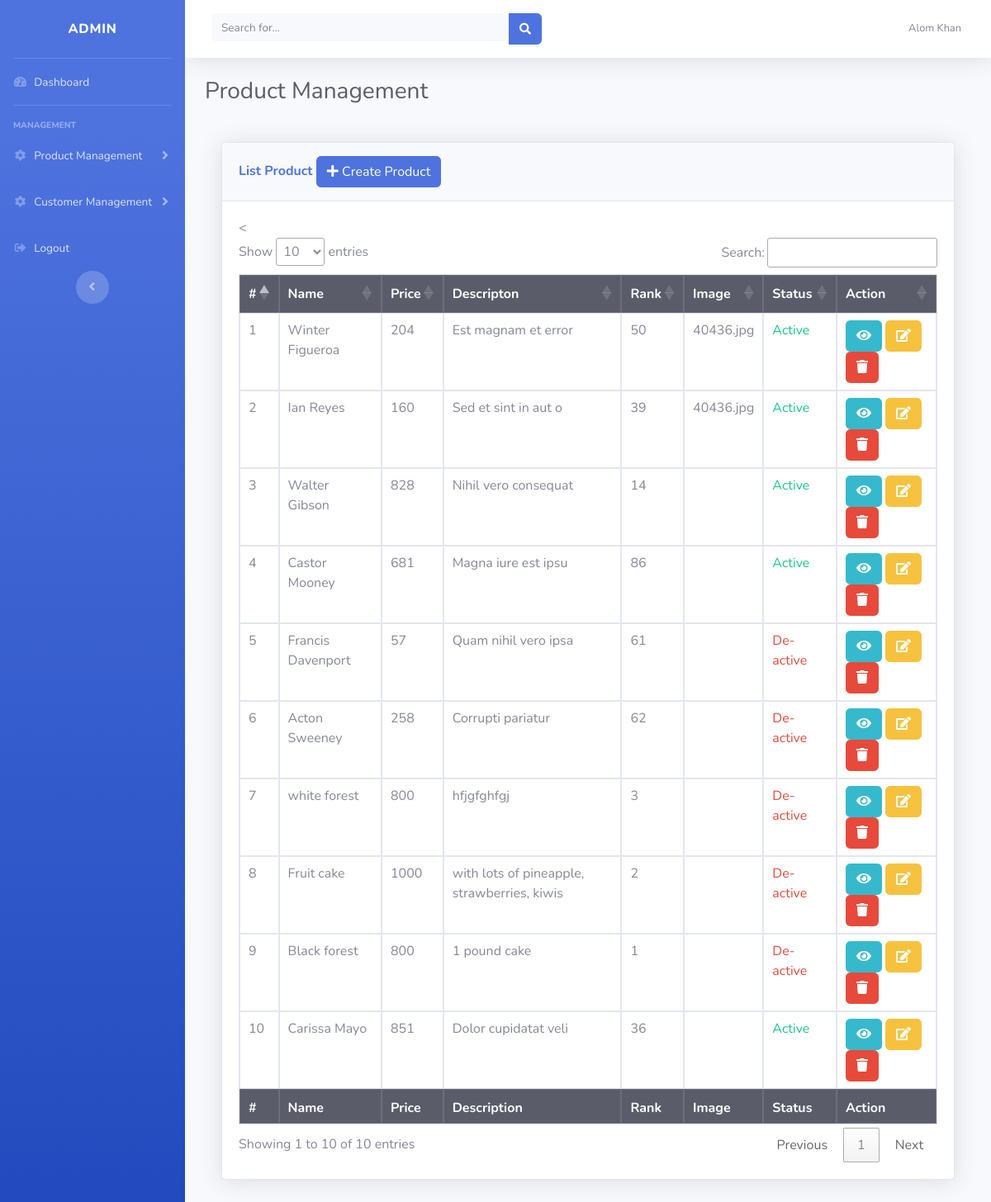
Page /admin/list_product.php (signed in) on the committed database.
### tables this page shows
CREATE TABLE `tbl_product` (
  `id` int(11) NOT NULL,
  `name` varchar(255) NOT NULL,
  `price` int(11) NOT NULL,
  `description` text,
  `status` tinyint(1) NOT NULL DEFAULT '0',
  `rank` int(11) NOT NULL,
  `created_at` datetime DEFAULT NULL,
  `updated_at` datetime DEFAULT NULL,
  `created_by` varchar(30) DEFAULT NULL,
  `image` varchar(255) DEFAULT NULL,
  `updated_by` varchar(30) DEFAULT NULL
);

### admin/object.php (called while the page is built, shortened)
<?php
require_once "class/product.class.php";
$product = new Product();
?>

### admin/class/product.class.php (called while the page is built, shortened)
<?php
require_once "common.class.php";
class Product extends Common{
	public function lists(){
		$sql = "select * from tbl_product order by created_at desc limit 10";
		return $this->select($sql);
	}
}
?>

### admin/class/common.class.php (called while the page is built, shortened)
<?php
class Common{
	protected $connect;
	protected function connect(){
		$this->connect = new mysqli('localhost','root','','db_project');
	}
	function select($sql){
		$result = $this->connect->query($sql);
		$data = [];
		if($result->num_rows > 0){
			while( $row = $result->fetch_object()){
				array_push($data, $row);
			}
			return $data;
		}
	}
}
?>

### admin/list_product.php (the view, shortened to what this page needs)
<?php require_once "header.php";
$data = $product -> lists();
 ?>
      <div id="content">
        <nav class="navbar navbar-expand navbar-light bg-white topbar mb-4 static-top shadow">
          <form class="d-none d-sm-inline-block form-inline mr-auto ml-md-3 my-2 my-md-0 mw-100 navbar-search">
            <div class="input-group">
              <input type="text" class="form-control bg-light border-0 small" placeholder="Search for..." aria-label="Search" aria-describedby="basic-addon2">
              <div class="input-group-append">
                <button class="btn btn-primary" type="button">
                  <i class="fas fa-search fa-sm"></i>
                </button>
              </div>
            </div>
          </form>
          <ul class="navbar-nav ml-auto">
            <li class="nav-item dropdown no-arrow">
              <a class="nav-link dropdown-toggle" href="#" id="userDropdown" role="button" data-toggle="dropdown" aria-haspopup="true" aria-expanded="false">
                <span class="mr-2 d-none d-lg-inline text-gray-600 small">Alom Khan</span>
              </a>
            </li>
          </ul>
        </nav>
        <div class="container-fluid">
          <h1 class="h3 mb-4 text-gray-800">Product Management</h1>
                <div class="card-body">
                <div class="card shadow mb-4">
            <div class="card-header py-3">
              <h6 class="m-0 font-weight-bold text-primary">List Product <a href="create_product.php" class="btn btn-primary"><i class="fas fa-plus"></i> Create Product</a></h6>
            </div>
            <div class="card-body">
              <div class="table-responsive">
                <table class="table table-bordered" id="product_table" width="100%" cellspacing="0">
                  <thead class="thead-dark">
                    <tr>
                      <th>#</th>
                      <th>Name</th>
                      <th>Price</th>
                      <th>Descripton</th>
                      <th>Rank</th>
                      <th>Image</th>
                      <th>Status</th>
                      <th>Action</th>
                    </tr>
                  </thead>
                  <tfoot class='thead-dark'>
                    <tr>
                      <th>#</th>
                      <th>Name</th>
                      <th>Price</th>
                      <th>Description</th>
                      <th>Rank</th>
                      <th>Image</th>
                      <th>Status</th>
                      <th>Action</th>
                    </tr>
                  </tfoot>
                  <tbody>
                    <?php if(count($data) > 0){?>
                      <<?php $i = 1; ?>
                      <?php foreach ($data as $d) {?>
                    <tr>
                      <td><?php echo $i++ ?></td>
                      <td><?php echo $d->name; ?></td>
                      <td><?php echo $d->price; ?></td>
                      <td><?php echo $d->description; ?></td>
                      <td><?php echo $d->rank; ?></td>
                      <td><?php echo $d->image; ?></td>
                      <td>
                        <?php if($d-> status == 1){?>
                          <label class="text-success">Active</label>
                        <?php } else { ?>
                          <label class="text-danger">De-active</label>
                        <?php } ?>
                       </td>
                      <td>
                        <a href="product_view.php?id=<?php echo $d->id ?>"  class="btn btn-info" title="View details"><i class="fas fa-eye"></i></a>
                         <a href="product_edit.php?id=<?php echo $d->id?>"  class="btn btn-warning" title="Edit"><i class="fas fa-edit"></i></a>
                          <a href="product_delete.php?id=<?php echo $d->id?>"  class="btn btn-danger" title="Delete" onclick="return confirm('are you sure to delete?')"><i class="fas fa-trash"></i></a>
                     </td>
                    </tr>
                  <?php }?>
                  <?php } else {?>
                    <tr>
                      <td><div class="alert alert-danger">Product not found</div></td>
                    </tr>
                  <?php }?>
                  </tbody>
                </table>
              </div>
            </div>
          </div>
                </div>
              </div>
        </div>
      </div>
    <?php require_once "footer.php"; ?>

### rows in the picture
tbl_product: name "Winter Figueroa", price "204", description "Est magnam et error", rank "50", image "40436.jpg", status "Active"
tbl_product: name "Ian Reyes", price "160", description "Sed et sint in aut o", rank "39", image "40436.jpg", status "Active"
tbl_product: name "Walter Gibson", price "828", description "Nihil vero consequat", rank "14", status "Active"
tbl_product: name "Castor Mooney", price "681", description "Magna iure est ipsu", rank "86", status "Active"
tbl_product: name "Francis Davenport", price "57", description "Quam nihil vero ipsa", rank "61", status "De-active"
tbl_product: name "Acton Sweeney", price "258", description "Corrupti pariatur", rank "62", status "De-active"
tbl_product: name "white forest", price "800", description "hfjgfghfgj", rank "3", status "De-active"
tbl_product: name "Fruit cake", price "1000", description "with lots of pineapple, strawberries, kiwis", rank "2", status "De-active"
tbl_product: name "Black forest", price "800", description "1 pound cake", rank "1", status "De-active"
tbl_product: name "Carissa Mayo", price "851", description "Dolor cupidatat veli", rank "36", status "Active"
